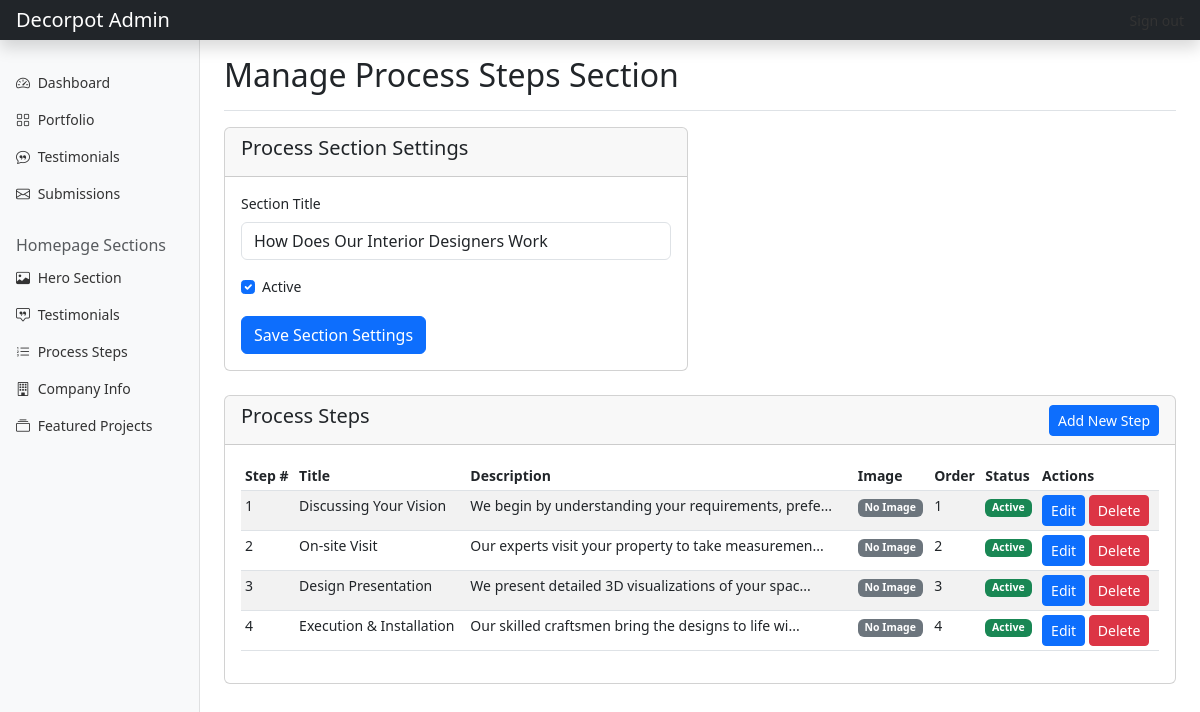
The app's page /admin/homepage_process.php with its own data.
### tables this page shows
CREATE TABLE IF NOT EXISTS homepage_process_section (
    id INT AUTO_INCREMENT PRIMARY KEY,
    section_title VARCHAR(255) NOT NULL,
    is_active BOOLEAN DEFAULT TRUE,
    created_at TIMESTAMP DEFAULT CURRENT_TIMESTAMP,
    updated_at TIMESTAMP DEFAULT CURRENT_TIMESTAMP ON UPDATE CURRENT_TIMESTAMP
);

CREATE TABLE IF NOT EXISTS homepage_process_steps (
    id INT AUTO_INCREMENT PRIMARY KEY,
    section_id INT NOT NULL,
    step_number INT NOT NULL,
    step_title VARCHAR(255) NOT NULL,
    step_description TEXT NOT NULL,
    step_image VARCHAR(255),
    display_order INT DEFAULT 0,
    is_active BOOLEAN DEFAULT TRUE,
    created_at TIMESTAMP DEFAULT CURRENT_TIMESTAMP,
    updated_at TIMESTAMP DEFAULT CURRENT_TIMESTAMP ON UPDATE CURRENT_TIMESTAMP,
    FOREIGN KEY (section_id) REFERENCES homepage_process_section(id) ON DELETE CASCADE
);

### config/settings.php (called while the page is built)
<?php
return [
    'app' => [
        'env' => getenv('APP_ENV') ?: 'development',
        'base_url' => getenv('BASE_URL') ?: 'http://localhost',
        'session_name' => getenv('SESSION_NAME') ?: 'decorpot_session',
        'timezone' => getenv('APP_TIMEZONE') ?: 'UTC',
    ],
    'db' => [
        'host' => getenv('DB_HOST') ?: '127.0.0.1',
        'port' => getenv('DB_PORT') ?: '3306',
        'name' => getenv('DB_NAME') ?: 'decorpot',
        'user' => getenv('DB_USER') ?: 'root',
        'pass' => getenv('DB_PASS') ?: '12345678',
        'charset' => getenv('DB_CHARSET') ?: 'utf8mb4',
    ],
];

### includes/config.php (called while the page is built, shortened)
<?php
$settings = require __DIR__ . '/../config/settings.php';
function base_url(string $path = ''): string {
    $settings = require __DIR__ . '/../config/settings.php';
    $base = rtrim($settings['app']['base_url'], '/');
    $path = ltrim($path, '/');
    return $path ? $base . '/' . $path : $base;
}

### includes/functions.php (called while the page is built, shortened)
<?php
function e(string $value): string {
    return htmlspecialchars($value, ENT_QUOTES | ENT_SUBSTITUTE, 'UTF-8');
}

### admin/homepage_process.php (the view, shortened to what this page needs)
<?php
require __DIR__ . '/../includes/config.php';
require __DIR__ . '/../includes/functions.php';
$pdo = getPDO();
$processSection = $pdo->query("SELECT * FROM homepage_process_section WHERE id = 1")->fetch();
$processSteps = $pdo->query("SELECT * FROM homepage_process_steps ORDER BY display_order, step_number")->fetchAll();
include __DIR__ . '/includes/header.php';
?>
<div class="container-fluid">
    <div class="row">
        <?php include __DIR__ . '/includes/sidebar.php'; ?>
        <main class="col-md-9 ms-sm-auto col-lg-10 px-md-4">
            <div class="d-flex justify-content-between flex-wrap flex-md-nowrap align-items-center pt-3 pb-2 mb-3 border-bottom">
                <h1 class="h2">Manage Process Steps Section</h1>
            </div>
            <div class="row mb-4">
                <div class="col-md-6">
                    <div class="card">
                        <div class="card-header">
                            <h5>Process Section Settings</h5>
                        </div>
                        <div class="card-body">
                            <form method="post">
                                <div class="mb-3">
                                    <label for="section_title" class="form-label">Section Title</label>
                                    <input type="text" class="form-control" id="section_title" name="section_title"
                                           value="<?= e($processSection['section_title']) ?>" required>
                                </div>
                                <div class="mb-3 form-check">
                                    <input type="checkbox" class="form-check-input" id="is_active" name="is_active"
                                           <?= $processSection['is_active'] ? 'checked' : '' ?>>
                                    <label class="form-check-label" for="is_active">Active</label>
                                </div>
                                <button type="submit" name="update_section" class="btn btn-primary">Save Section Settings</button>
                            </form>
                        </div>
                    </div>
                </div>
            </div>
            <div class="row mb-4">
                <div class="col-md-12">
                    <div class="card">
                        <div class="card-header d-flex justify-content-between align-items-center">
                            <h5>Process Steps</h5>
                            <button type="button" class="btn btn-sm btn-primary" data-bs-toggle="modal" data-bs-target="#stepModal">
                                Add New Step
                            </button>
                        </div>
                        <div class="card-body">
                            <div class="table-responsive">
                                <table class="table table-striped table-sm">
                                    <thead>
                                        <tr>
                                            <th>Step #</th>
                                            <th>Title</th>
                                            <th>Description</th>
                                            <th>Image</th>
                                            <th>Order</th>
                                            <th>Status</th>
                                            <th>Actions</th>
                                        </tr>
                                    </thead>
                                    <tbody>
                                        <?php if (empty($processSteps)): ?>
                                            <tr>
                                                <td colspan="7" class="text-center">No process steps found. Add your first step!</td>
                                            </tr>
                                        <?php else: ?>
                                            <?php foreach ($processSteps as $step): ?>
                                                <tr>
                                                    <td><?= e($step['step_number']) ?></td>
                                                    <td><?= e($step['step_title']) ?></td>
                                                    <td><?= e(substr($step['step_description'], 0, 50)) ?>...</td>
                                                    <td>
                                                        <?php if (!empty($step['step_image'])): ?>
                                                            <img src="<?= e(base_url($step['step_image'])) ?>" width="50" height="50" alt="Step Image">
                                                        <?php else: ?>
                                                            <span class="badge bg-secondary">No Image</span>
                                                        <?php endif; ?>
                                                    </td>
                                                    <td><?= e($step['display_order']) ?></td>
                                                    <td>
                                                        <span class="badge <?= $step['is_active'] ? 'bg-success' : 'bg-danger' ?>">
                                                            <?= $step['is_active'] ? 'Active' : 'Inactive' ?>
                                                        </span>
                                                    </td>
                                                    <td>
                                                        <button type="button" class="btn btn-sm btn-primary edit-step"
                                                                data-id="<?= e($step['id']) ?>"
                                                                data-number="<?= e($step['step_number']) ?>"
                                                                data-title="<?= e($step['step_title']) ?>"
                                                                data-description="<?= e($step['step_description']) ?>"
                                                                data-order="<?= e($step['display_order']) ?>"
                                                                data-active="<?= e($step['is_active']) ?>"
                                                                data-bs-toggle="modal" data-bs-target="#stepModal">
                                                            Edit
                                                        </button>
                                                        <button type="button" class="btn btn-sm btn-danger delete-step"
                                                                data-id="<?= e($step['id']) ?>"
                                                                data-bs-toggle="modal" data-bs-target="#deleteModal">
                                                            Delete
                                                        </button>
                                                    </td>
                                                </tr>
                                            <?php endforeach; ?>
                                        <?php endif; ?>
                                    </tbody>
                                </table>
                            </div>
                        </div>
                    </div>
                </div>
            </div>
        </main>
    </div>
</div>
<?php include __DIR__ . '/includes/footer.php'; ?>

### admin/includes/header.php (shortened to what this page needs)
<!DOCTYPE html>
<html lang="en">
<head>
    <link href="https://cdn.jsdelivr.net/npm/bootstrap@5.3.0-alpha1/dist/css/bootstrap.min.css" rel="stylesheet">
    <link rel="stylesheet" href="https://cdn.jsdelivr.net/npm/bootstrap-icons@1.8.1/font/bootstrap-icons.css">
</head>
<body>
    <header class="navbar navbar-dark sticky-top bg-dark flex-md-nowrap p-0 shadow">
        <a class="navbar-brand col-md-3 col-lg-2 me-0 px-3" href="<?= e(base_url('admin/dashboard.php')) ?>">Decorpot Admin</a>
        <div class="navbar-nav">
            <div class="nav-item text-nowrap">
                <a class="nav-link px-3" href="<?= e(base_url('admin/logout.php')) ?>">Sign out</a>
            </div>
        </div>
    </header>
    <div class="container-fluid">
        <div class="row">

### admin/includes/sidebar.php
<div id="sidebarMenu" class="col-md-3 col-lg-2 d-md-block bg-light sidebar collapse">
    <div class="position-sticky pt-3 sidebar-sticky">
        <ul class="nav flex-column">
            <li class="nav-item">
                <a class="nav-link" href="<?= e(base_url('admin/dashboard.php')) ?>">
                    <i class="bi bi-speedometer2 me-1"></i> Dashboard
                </a>
            </li>
            <li class="nav-item">
                <a class="nav-link" href="<?= e(base_url('admin/portfolio.php')) ?>">
                    <i class="bi bi-grid me-1"></i> Portfolio
                </a>
            </li>
            <li class="nav-item">
                <a class="nav-link" href="<?= e(base_url('admin/testimonials.php')) ?>">
                    <i class="bi bi-chat-quote me-1"></i> Testimonials
                </a>
            </li>
            <li class="nav-item">
                <a class="nav-link" href="<?= e(base_url('admin/submissions.php')) ?>">
                    <i class="bi bi-envelope me-1"></i> Submissions
                </a>
            </li>
        </ul>
        <h6 class="sidebar-heading d-flex justify-content-between align-items-center px-3 mt-4 mb-1 text-muted">
            <span>Homepage Sections</span>
        </h6>
        <ul class="nav flex-column mb-2">
            <li class="nav-item">
                <a class="nav-link" href="<?= e(base_url('admin/homepage_hero.php')) ?>">
                    <i class="bi bi-image me-1"></i> Hero Section
                </a>
            </li>
            <li class="nav-item">
                <a class="nav-link" href="<?= e(base_url('admin/homepage_testimonials.php')) ?>">
                    <i class="bi bi-chat-square-quote me-1"></i> Testimonials
                </a>
            </li>
            <li class="nav-item">
                <a class="nav-link" href="<?= e(base_url('admin/homepage_process.php')) ?>">
                    <i class="bi bi-list-ol me-1"></i> Process Steps
                </a>
            </li>
            <li class="nav-item">
                <a class="nav-link" href="<?= e(base_url('admin/homepage_company_info.php')) ?>">
                    <i class="bi bi-building me-1"></i> Company Info
                </a>
            </li>
            <li class="nav-item">
                <a class="nav-link" href="<?= e(base_url('admin/homepage_portfolio.php')) ?>">
                    <i class="bi bi-collection me-1"></i> Featured Projects
                </a>
            </li>
        </ul>
    </div>
</div>

### admin/includes/footer.php (shortened to what this page needs)
</div>
    </div>
</body>
</html>

### admin/includes/header.php (style rules this page uses)
body { font-size: .875rem; }
.sidebar { position: fixed; top: 0; bottom: 0; left: 0; z-index: 100; padding: 48px 0 0; box-shadow: inset -1px 0 0 rgba(0, 0, 0, .1); }
.sidebar-sticky { position: relative; top: 0; height: calc(100vh - 48px); padding-top: .5rem; overflow-x: hidden; overflow-y: auto; }
.nav-link { font-weight: 500; color: #333; }

### records on screen
homepage_process_section: section_title "How Does Our Interior Designers Work", is_active "☑"
homepage_process_steps: step_number "1", step_title "Discussing Your Vision", step_description "We begin by understanding your requirements, prefe", shows "No Image", display_order "1", is_active "Active"
homepage_process_steps: step_number "2", step_title "On-site Visit", step_description "Our experts visit your property to take measuremen", shows "No Image", display_order "2", is_active "Active"
homepage_process_steps: step_number "3", step_title "Design Presentation", step_description "We present detailed 3D visualizations of your spac", shows "No Image", display_order "3", is_active "Active"
homepage_process_steps: step_number "4", step_title "Execution & Installation", step_description "Our skilled craftsmen bring the designs to life wi", shows "No Image", display_order "4", is_active "Active"
